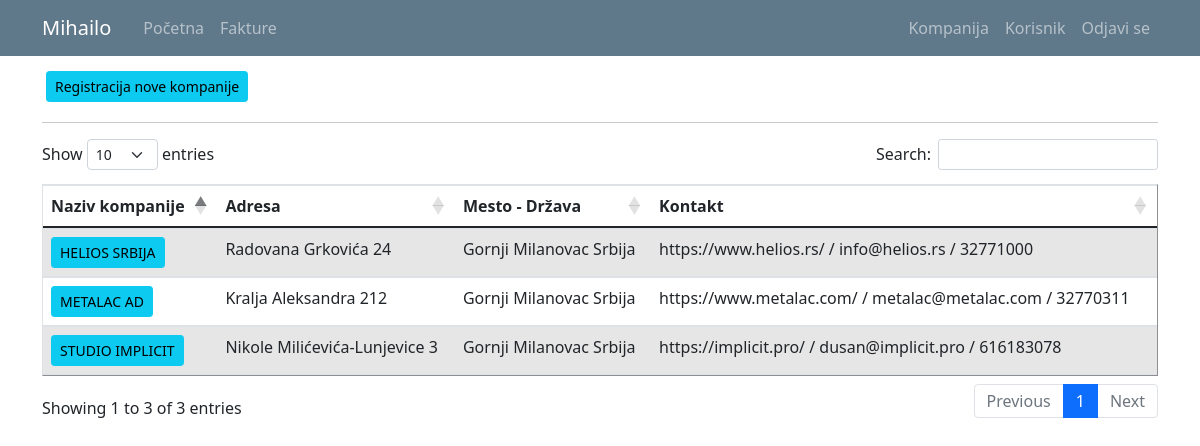
/company_list (signed in), run on an earlier commit of the app's database.
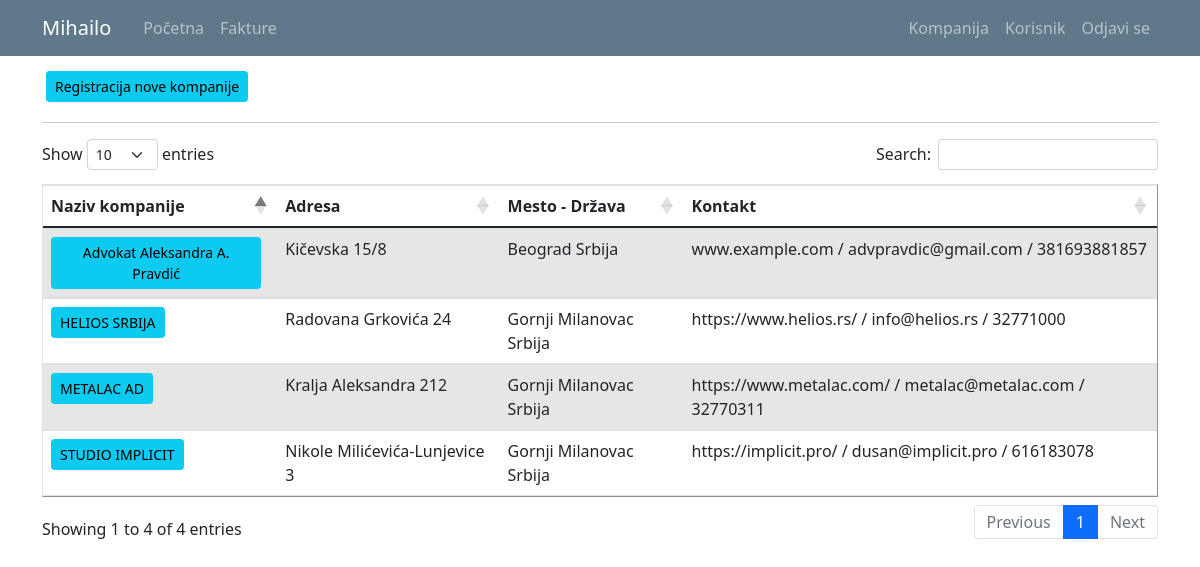
And on a later commit of the database.
### kpo/models.py (models this page shows, shortened)
class User(db.Model, UserMixin):
    id = db.Column(db.Integer, primary_key=True)
    email = db.Column(db.String(120), unique=True, nullable=False)
    password = db.Column(db.String(60), nullable = False)
    name = db.Column(db.String(20), unique=False, nullable=False)
    surname = db.Column(db.String(20), unique=False, nullable=False)
    workplace = db.Column(db.String(20), unique=False, nullable=False)
    authorization = db.Column(db.String(20), nullable = False) # ovde treba da budu tipovi korisnika: S_admin, C_admin, C_user
    gender = db.Column(db.String(1)) #(0, "srednji"), (1, "muški"), (2, "ženski")
    company_id = db.Column(db.Integer, db.ForeignKey('company.id'), nullable=True)
    invoices = db.relationship('Invoice', backref='invoice_user', lazy=True)

class Company(db.Model):
    id = db.Column(db.Integer, primary_key=True)
    companyname = db.Column(db.String(50), unique=True, nullable=False)         #Helios, Metalac, Tetrapak, Foka, Papir Print
    company_address = db.Column(db.String(50), unique=False, nullable=False)
    company_address_number = db.Column(db.String(5), nullable=False)
    company_zip_code = db.Column(db.Integer, nullable=False)
    company_city = db.Column(db.String(50), unique=False, nullable=False)
    company_state = db.Column(db.String(20), unique=False, nullable=False)
    company_pib = db.Column(db.Integer, nullable=False)
    company_mb = db.Column(db.Integer, nullable=False)
    company_site = db.Column(db.String(50), unique=True, nullable=False) #vidi imali neki model tipa db.Link()
    company_mail = db.Column(db.String(120), unique=True, nullable=False)
    company_phone = db.Column(db.String(20), nullable=False)
    company_logo = db.Column(db.String(60), nullable=False)
    users = db.relationship('User', backref='user_company', lazy=True)
    invoices = db.relationship('Invoice', backref='invoice_company', lazy=True)

### kpo/companys/routes.py (the view)
@companys.route("/company_list")
def company_list():
    if not current_user.is_authenticated:
        flash('You have to be logged in to access this page', 'danger')
        return redirect(url_for('users.login'))
    companys = Company.query.all()
    return render_template('company_list.html', title='Companies', companys=companys)

### kpo/models.py (called while the page is built)
@login_manager.user_loader
def load_user(user_id):
    return User.query.get(int(user_id))

### kpo/templates/company_list.html (shortened to what this page needs)
{% extends "layout.html" %}
{% block content %}
{% if current_user.authorization == 's_admin' %}
  <a class="btn btn-info btn-sm m-1" href="{{ url_for('companys.register_c') }}">Registracija nove kompanije</a>
{% endif %}
<hr>
<table id="data" border="1" class="table table-striped">
  <thead>
    <tr>
      <th>Naziv kompanije</th>
      <th>Adresa</th>
      <th>Mesto - Država</th>
      <th>Kontakt</th>
    </tr>
  </thead>
  <tbody>
  {% if current_user.authorization == 's_admin' %}
    {% for company in companys %}
      <tr>
        <td><a class="btn btn-info btn-sm mr-2" href="{{ url_for('companys.company_profile', company_id=company.id) }}" title="Uređivanje podataka">{{ company.companyname }}</a></td>
        <td>{{ company.company_address }} {{ company.company_address_number }}</td>
        <td>{{ company.company_city }} {{ company.company_state }}</td>
        <td>{{ company.company_site }} / {{ company.company_mail }} / {{ company.company_phone }}</td>
      </tr>
    {% endfor %}
  {% endif %}
</table>
{% endblock content%}

### kpo/templates/layout.html (shortened to what this page needs)
<!doctype html>
<html lang="en">
  <head>
    <link rel="stylesheet" href="https://cdn.jsdelivr.net/npm/bootstrap@4.3.1/dist/css/bootstrap.min.css">
    <link rel="stylesheet" type="text/css" href="{{ url_for('static', filename='main.css') }}">
    <link href="https://cdn.jsdelivr.net/npm/bootstrap@5.0.1/dist/css/bootstrap.min.css" rel="stylesheet">
    <link rel="stylesheet" type="text/css" href="https://cdn.datatables.net/1.10.25/css/dataTables.bootstrap5.css">
  </head>
  <body>
    <header class="site-header">
      <nav class="navbar navbar-expand-md navbar-dark bg-steel fixed-top">
        <div class="container">
          <a class="navbar-brand mr-4" href="/">{{ current_user.name }}</a>
          <div class="collapse navbar-collapse" id="navbarToggle">
            <div class="navbar-nav mr-auto">
              {% if current_user.is_authenticated %}
                <a class="nav-item nav-link" href="{{ url_for('main.home') }}">Početna</a>
                <a class="nav-item nav-link" href="{{ url_for('invoices.invoice_list') }}">Fakture</a>
              {% else %}
                <a class="nav-item nav-link" href="{{ url_for('main.home') }}">Početna</a>
                <a class="nav-item nav-link" href="{{ url_for('main.about') }}">O softveru</a>
              {% endif %}
            </div>
            <div class="navbar-nav">
              {% if current_user.is_authenticated %}
                {% if current_user.authorization == 's_admin' %}
                  <a class="nav-item nav-link" href="{{ url_for('companys.company_list') }}">Kompanija</a>
                  <a class="nav-item nav-link" href="{{ url_for('users.user_list') }}">Korisnik</a>
                  <a class="nav-item nav-link" href="{{ url_for('users.logout') }}">Odjavi se</a>
                {% elif current_user.authorization == 'c_admin'%}
                  <a class="nav-item nav-link" href="{{ url_for('companys.company_list') }}">Kompanija</a>
                  <a class="nav-item nav-link" href="{{ url_for('users.user_list') }}">Korisnik</a>
                  <a class="nav-item nav-link" href="{{ url_for('users.logout') }}">Odjavi se</a>
                {% else %}
                  <a class="nav-item nav-link" href="{{ url_for('users.user_list') }}">Korisnik</a>
                  <a class="nav-item nav-link" href="{{ url_for('users.logout') }}">Odjavi se</a>
                {% endif %}
              {% else %}
                <a class="nav-item nav-link" href="{{ url_for('users.login') }}">Prijavite se</a>
              {% endif %}
            </div>
          </div>
        </div>
      </nav>
    </header>
    <main role="main" class="container">
      <div class="row">
        <div class="">
          {% block content %}{% endblock %}
        </div>
      </div>
    </main>
  </body>
</html>

### kpo/static/main.css (style rules this page uses)
body { background: #fafafa; color: #333333; margin-top: 5rem; }
.bg-steel { background-color: #5f788a; }
.site-header .navbar-nav .nav-link { color: #cbd5db; }

What changed in the data, as far as the page shows it:
added Company: companyname "Advokat Aleksandra A. Pravdić", company_address "Kičevska", company_address_number "15/8", company_city "Beograd", company_state "Srbija", company_site "www.example.com", company_mail "advpravdic@gmail.com", company_phone "381693881857"
Also different on the page:
text written by a page script: "Show entries Search: Showing 1 to 3 of 3 entries Previous 1 Next" → "Show entries Search: Showing 1 to 4 of 4 entries Previous 1 Next"
